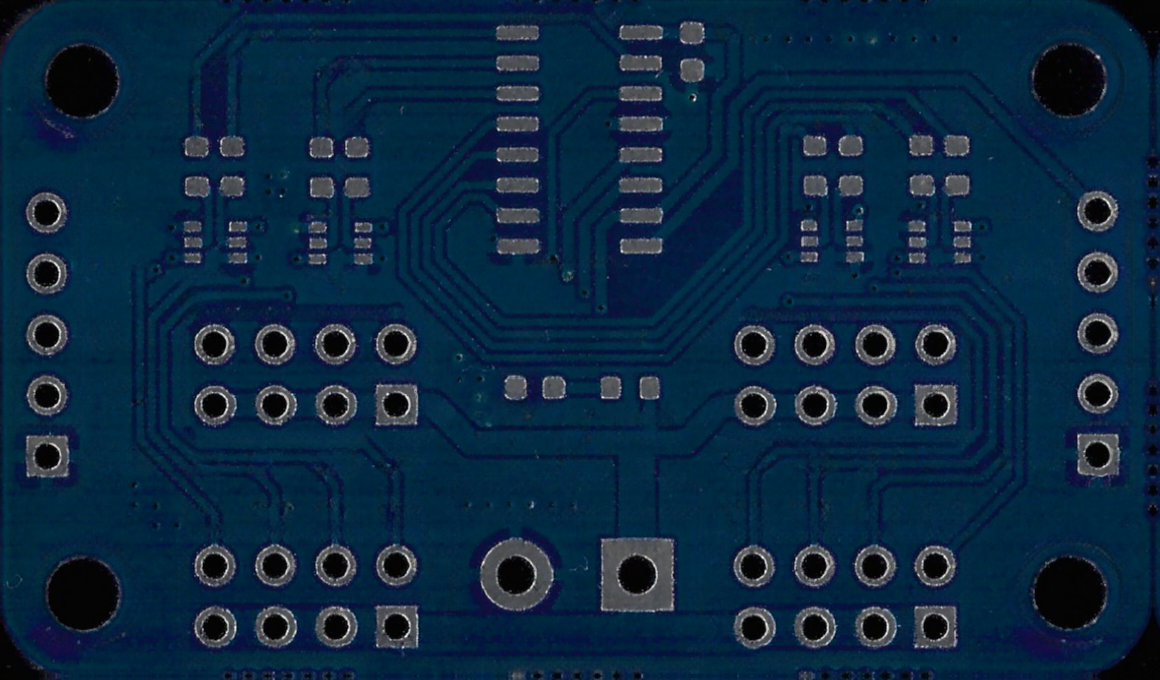
#> input picture trace_detection/inpainted.png, 1160 x 680 px
$ jupyter execute trace_detection.ipynb
#> lines starting #> are read from the running program, lines starting #| are printed output that depends on the picture; after the words box and inside, x2 and y2 are one past the last pixel; in counts of white or black regions, pixels touching at a corner belong together
[cell 1]
import numpy as np
import cv2 as cv
import matplotlib.pyplot as plt


# seamless cloning


#path = 'dcc_encoder_top_black_back_2lam_1200dpi.png'
path = 'inpainted.png'

img = cv.imread(path, cv.IMREAD_GRAYSCALE)
#> img: shape (680, 1160); min 0, max 254, mean 34.2
lighting_est = cv.medianBlur(img, 51)
plt.imshow(lighting_est, 'grey')
plt.axis('off')
plt.show()
#Z = filter_img.reshape((-1,3))
filter_img =  img - lighting_est
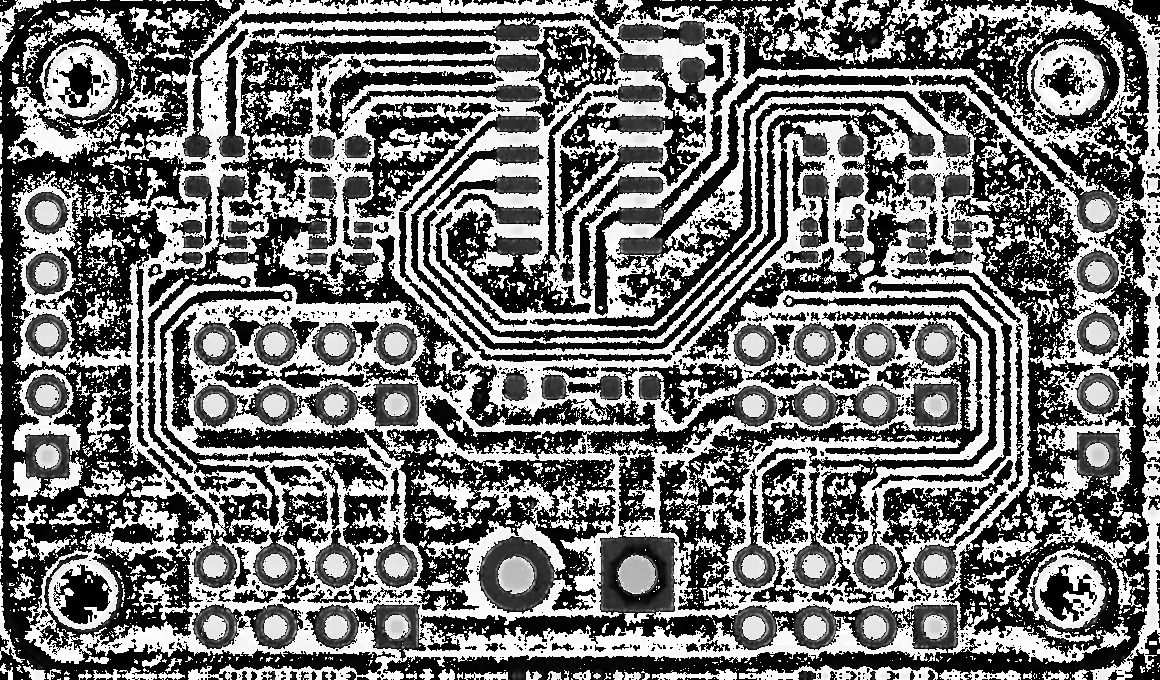
#> filter_img: shape (680, 1160); min 0, max 255, mean 116.7
plt.imshow(filter_img, 'grey')
plt.axis('off')
plt.show()

# [5 lines of commented-out code are left out]
edges = cv.Canny(img, 100 , 150)
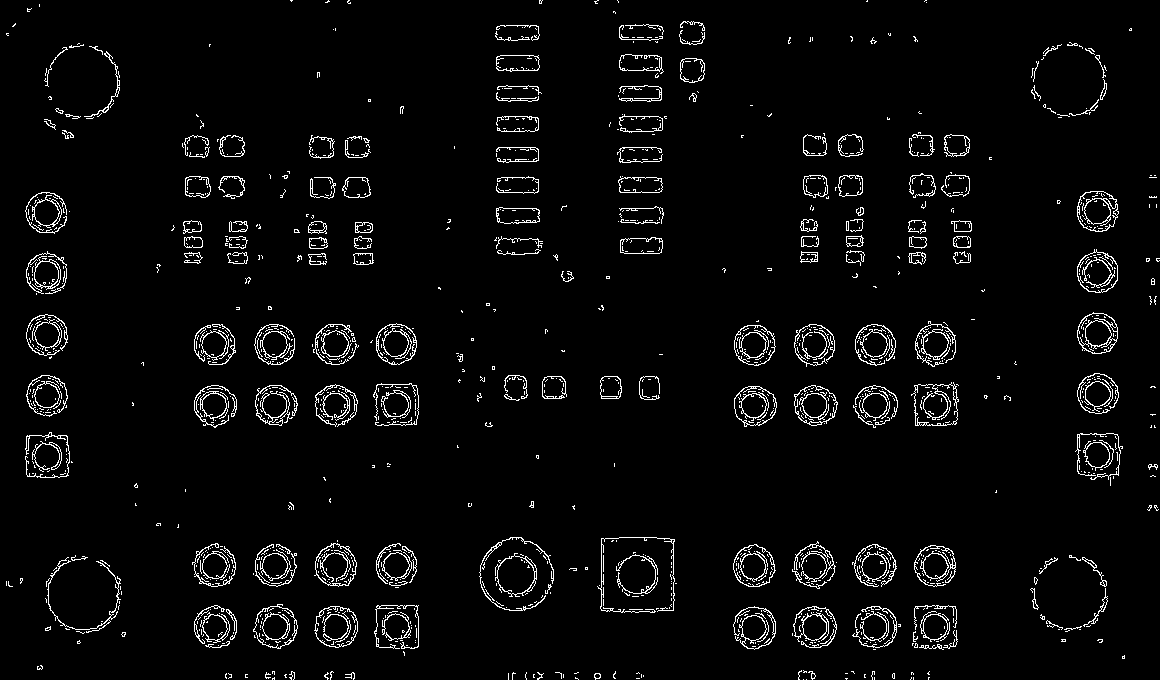
#> edges: shape (680, 1160); 3.7% white in thin lines or dots
plt.imshow(edges, 'grey')
plt.axis('off')
plt.show()

_, mask = cv.threshold(filter_img, 0, 255, cv.THRESH_BINARY+cv.THRESH_OTSU)
#> mask: shape (680, 1160); 44.3% white; 3782 white regions (3353 under 20 px), largest, box (x1, y1, x2, y2) and area: (12, 0, 1160, 680) 252872, (7, 41, 170, 163) 6768, (1044, 460, 1160, 680) 4524

kernel = np.ones((3, 3), np.uint8)
mask = cv.erode(mask, kernel, iterations=1)
#> mask: shape (680, 1160); 21.7% white; 2276 white regions (1628 under 20 px), largest, box (x1, y1, x2, y2) and area: (348, 122, 892, 414) 7218, (431, 63, 665, 321) 7040, (406, 624, 935, 661) 5305
#mask = cv.dilate(mask, kernel, iterations=1)
mask = cv.dilate(mask,cv.getStructuringElement(cv.MORPH_ELLIPSE, (5,5)))
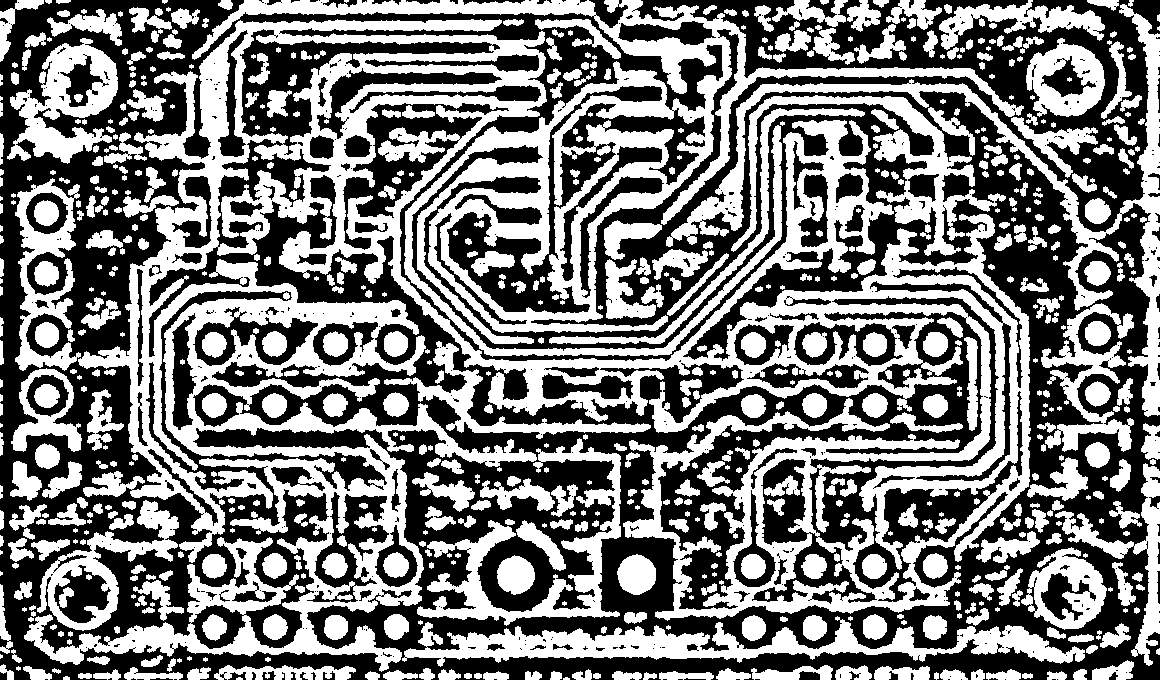
#> mask: shape (680, 1160); 47.9% white; 718 white regions (126 under 20 px), largest, box (x1, y1, x2, y2) and area: (24, 19, 1031, 672) 151842, (192, 0, 1024, 357) 44737, (666, 4, 1160, 417) 14220
cv.imwrite('mask.png', mask)

plt.imshow(mask, 'grey')
plt.axis('off')
plt.show()

img = cv.cvtColor(cv.imread(path), cv.COLOR_BGR2RGB)
#> img: shape (680, 1160, 3)
filter_img = cv.medianBlur(img, 1)
inpainted_image = cv.inpaint(filter_img, mask, inpaintRadius=7, flags=cv.INPAINT_TELEA)
#inpainted_image = cv.inpaint(inpainted_image, mask, inpaintRadius=5, flags=cv.INPAINT_NS)
#inpainted_image = cv.inpaint(inpainted_image, mask, inpaintRadius=7, flags=cv.INPAINT_NS)
#inpainted_image = cv.inpaint(inpainted_image, mask, inpaintRadius=3, flags=cv.INPAINT_NS)

plt.imshow(inpainted_image)
plt.axis('off')
plt.show()

gray =  cv.cvtColor(inpainted_image, cv.COLOR_RGB2GRAY)
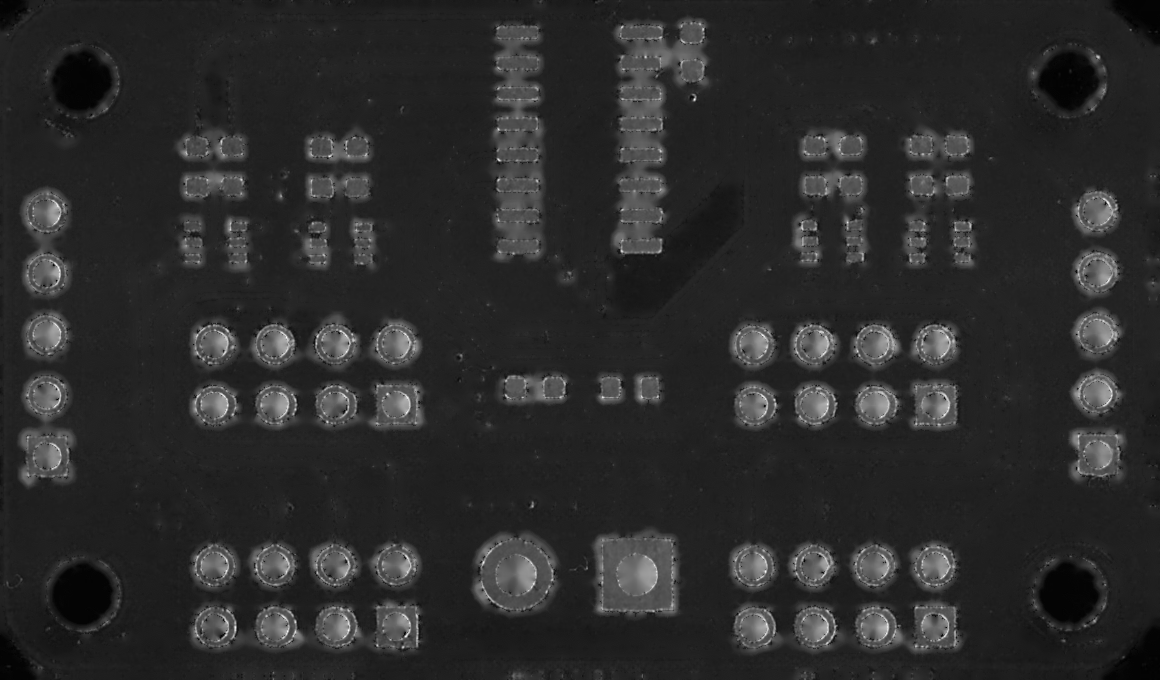
#> gray: shape (680, 1160); min 1, max 254, mean 43.8
plt.imshow(gray, 'grey')
plt.axis('off')
plt.show()

_, mask = cv.threshold(gray, 0, 255, cv.THRESH_BINARY+cv.THRESH_OTSU)
#> mask: shape (680, 1160); 15.5% white; 237 white regions (154 under 20 px), largest, box (x1, y1, x2, y2) and area: (612, 19, 709, 255) 11024, (493, 24, 543, 261) 8642, (594, 531, 678, 616) 6258
mask = cv.erode(mask,cv.getStructuringElement(cv.MORPH_ELLIPSE, (7, 7)))
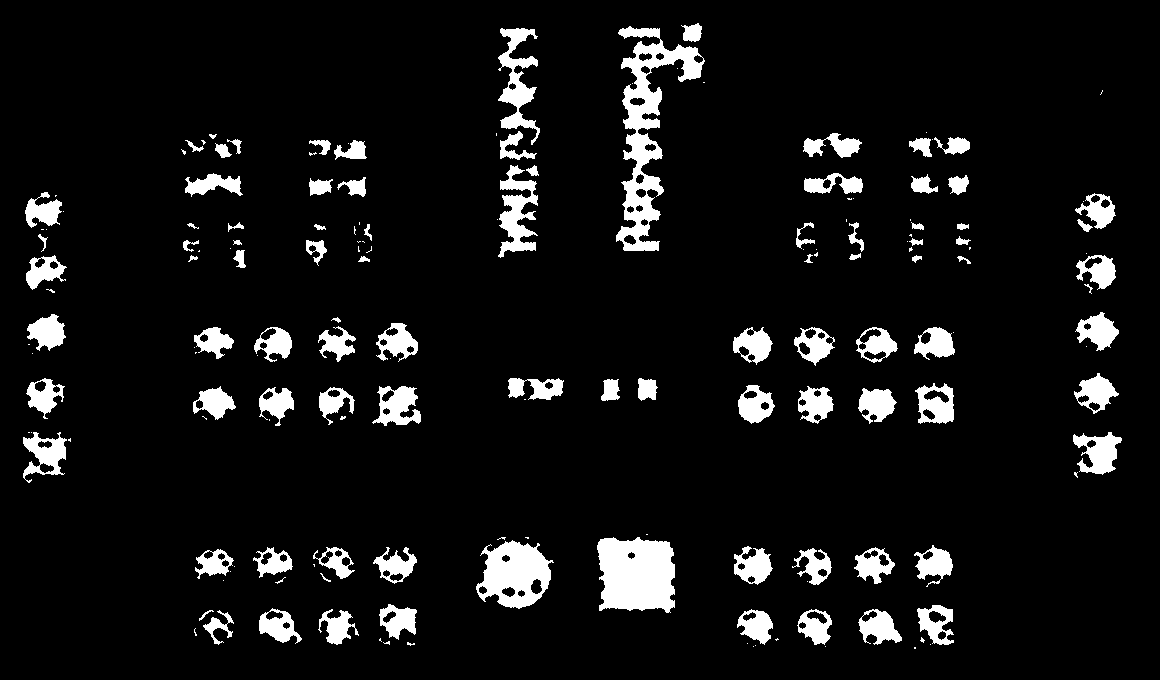
#> mask: shape (680, 1160); 7.7% white; 169 white regions (75 under 20 px), largest, box (x1, y1, x2, y2) and area: (616, 26, 705, 251) 6133, (597, 537, 675, 613) 4985, (476, 540, 554, 609) 3329
plt.imshow(mask, 'grey')
plt.axis('off')
plt.show()

gray = gray - mask

_, edges = cv.threshold(gray, 0, 255, cv.THRESH_BINARY+cv.THRESH_OTSU)
#edges = cv.Canny(gray, 100 , 150)
plt.imshow(edges, 'grey')
plt.axis('off')
plt.show()

"""# convert to np.float32
Z = np.float32(Z)

# define criteria, number of clusters(K) and apply kmeans()
criteria = (cv.TERM_CRITERIA_EPS + cv.TERM_CRITERIA_MAX_ITER, 10, 1.0)
K = 16
ret,label,center=cv.kmeans(Z,K,None,criteria,10,cv.KMEANS_RANDOM_CENTERS)

# Now convert back into uint8, and make original image
center = np.uint8(center)
res = center[label.flatten()]
res2 = res.reshape((filter_img.shape))
plt.imshow(cv.cvtColor(res2, cv.COLOR_BGR2RGB))
plt.axis('off')
plt.show()"""
